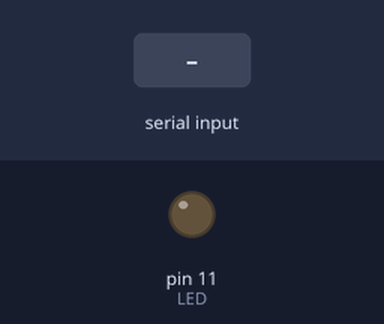
A sketch run on a simulated Arduino Uno, built with avr-gcc and run on an emulated ATmega328P. Shown: output pins drawn as LEDs (lit = HIGH). Inputs (shaded band) come from the test bench.

Above: at 1.2 s.
1.3 s: byte 30 received over Serial
At 1.9 s:
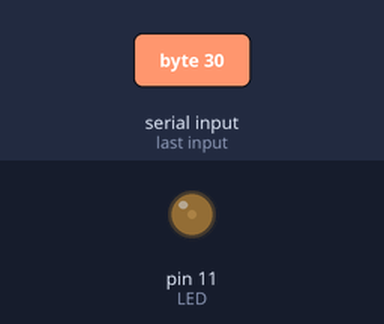
2.8 s: byte 90 received over Serial
At 3.2 s:
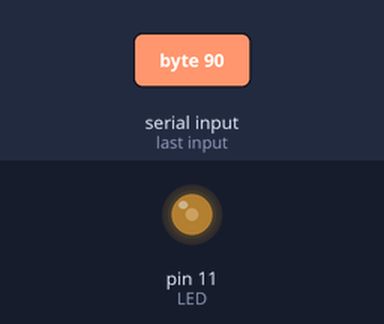
Timing chart, 0 to 5.8 s (numbered marks = the images above; inputs shaded):
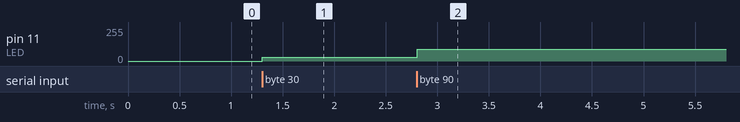

Measured:
- after the input at 1.3 s, pin 11 (LED): 0/255 → 30/255 at once
- after the input at 2.8 s, pin 11 (LED): 30/255 → 90/255 at once

The sketch:

test.ino
```cpp
const int LED = 11;
int incomingByte = 0;   // for incoming serial data

void setup() {
	Serial.begin(9600);     // opens serial port, sets data rate to 9600 bps
	//pinMode(LED,OUTPUT);
	//digitalWrite(LED,LOW);
}

void loop() {

	// send data only when you receive data:
	if (Serial.available() > 0) {
		incomingByte = Serial.read();
		//Serial.write(incomingByte);
		analogWrite(LED,incomingByte);
	}

	delay(10);
}
```

Button.cpp
```cpp
#include "Arduino.h"
#include "Button.h"

Button::Button(int n){
		pin = n;
	}
bool Button::read(){
    ms = millis(); pinVal = digitalRead(pin);
    if (invert) pinVal = !pinVal;
    if (ms - lastChange < dbTime) {
        changed = false;
    } else {
        lastState = state; state = pinVal; changed = (state != lastState);
        if (changed) lastChange = ms;
    }
    Time = ms;
    bool flag = !state && changed;
    if(flag){
        Serial.println("PUSH");
    }
    return flag;
}
```

Button.h
```cpp
#ifndef BUTTON_H_INCLUDE
#define BUTTON_H_INCLUDE

class Button{
	int pin;
	uint32_t ms, lastChange = millis(), dbTime = 25, Time = lastChange;
	bool lastState = false, state = false, invert = false, changed = false, pinVal = false;
public:
	Button(int n);
	bool read();

};

#endif
```
